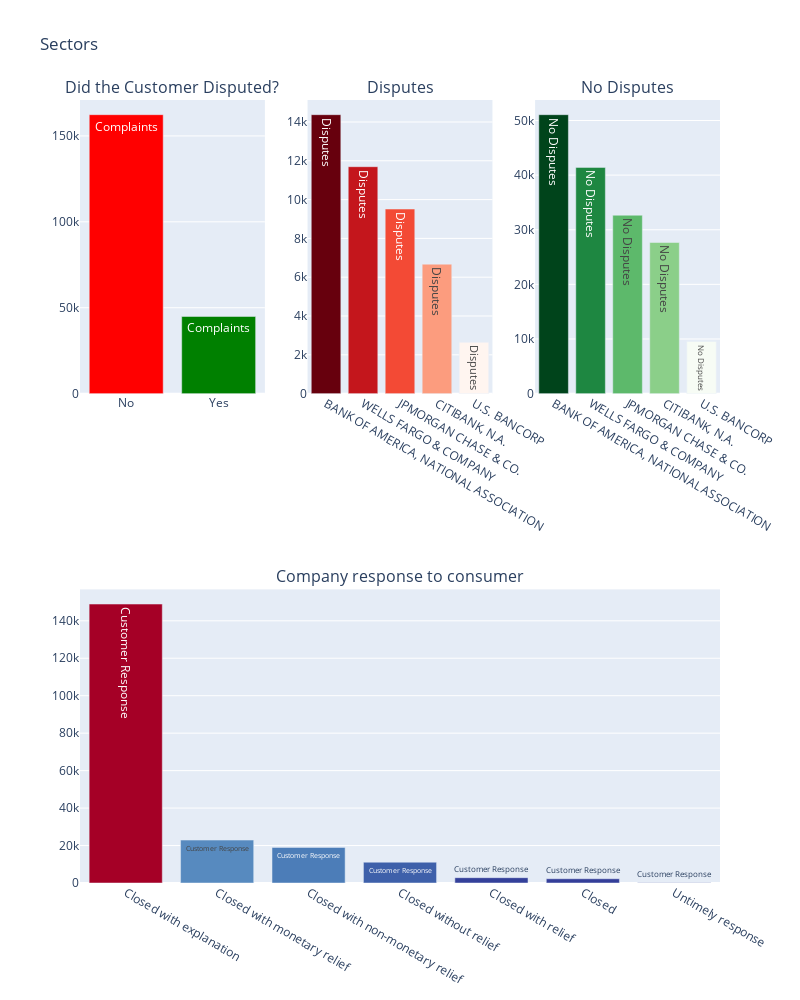

Write notebook code for a chart like this one.
### Code cell
# Top three subplots
import plotly.tools as tls
total_complaints_plotly = go.Bar(
            x=disputed.index.values,
            y=disputed.values,
    text = 'Complaints',
    showlegend=False,
    marker=dict(
        color=['Red', 'Green'])
    )
top5_disputes_plotly = go.Bar(
            x=top5_disputed.index.values,
            y=top5_disputed.values,
    text='Disputes',
    showlegend=False,
    marker=dict(
        color=top5_disputed.values,
        colorscale='Reds')
    )

top5_nodisputes_plotly = go.Bar(
            x=top5_nodispute.index.values,
            y=top5_nodispute.values,
    text='No Disputes',
    showlegend=False,
    marker=dict(
        color=top5_nodispute.values,
        colorscale='Greens')
    )
# Lower Subplot
customer_res_plotly = go.Bar(
            x=company_response.index.values,
            y=company_response.values,
    text='Customer Response',
    showlegend=False,
        marker=dict(
        color=data['Company response to consumer'].value_counts().values,
        colorscale = [[0.0, 'rgb(165,0,38)'], [0.1111111111111111, 'rgb(215,48,39)'], [0.2222222222222222, 'rgb(244,109,67)'], 
                      [0.3333333333333333, 'rgb(253,174,97)'], [0.4444444444444444, 'rgb(254,224,144)'], 
                      [0.5555555555555556, 'rgb(224,243,248)'], [0.6666666666666666, 'rgb(171,217,233)'], 
                      [0.7777777777777778, 'rgb(116,173,209)'], [0.8888888888888888, 'rgb(69,117,180)'], 
                      [1.0, 'rgb(49,54,149)']],
        reversescale = True
        )
)
fig = tls.make_subplots(rows=2, cols=3, specs=[[{}, {}, {}], [{'colspan': 3}, None, None]],
                          subplot_titles=('Did the Customer Disputed?',
                                          'Disputes',
                                         'No Disputes',
                                         'Company response to consumer'))

# First three Subplots
fig.append_trace(total_complaints_plotly, 1, 1)
fig.append_trace(top5_disputes_plotly , 1, 2)
fig.append_trace(top5_nodisputes_plotly , 1, 3)

# Lower Subplot
fig.append_trace(customer_res_plotly, 2, 1)



fig['layout'].update(showlegend=True, height=1000, width=800, title='Sectors')
iplot(fig, filename='Complaints')

### Figure 1 — Plotly figure (JSON) as saved in the notebook; plotly's stock layout.template omitted (floating-point values rounded to 4 significant figures)
{"data": [{"marker": {"color": ["Red", "Green"]}, "showlegend": false, "text": "Complaints", "type": "bar", "x": ["No", "Yes"], "xaxis": "x", "y": [162357, 44903], "yaxis": "y"}, {"marker": {"color": [14376, 11695, 9513, 6673, 2646], "colorscale": [[0, "rgb(255,245,240)"], [0.125, "rgb(254,224,210)"], [0.25, "rgb(252,187,161)"], [0.375, "rgb(252,146,114)"], [0.5, "rgb(251,106,74)"], [0.625, "rgb(239,59,44)"], [0.75, "rgb(203,24,29)"], [0.875, "rgb(165,15,21)"], [1, "rgb(103,0,13)"]]}, "showlegend": false, "text": "Disputes", "type": "bar", "x": ["BANK OF AMERICA, NATIONAL ASSOCIATION", "WELLS FARGO & COMPANY", "JPMORGAN CHASE & CO.", "CITIBANK, N.A.", "U.S. BANCORP"], "xaxis": "x2", "y": [14376, 11695, 9513, 6673, 2646], "yaxis": "y2"}, {"marker": {"color": [51064, 41416, 32657, 27668, 9552], "colorscale": [[0, "rgb(247,252,245)"], [0.125, "rgb(229,245,224)"], [0.25, "rgb(199,233,192)"], [0.375, "rgb(161,217,155)"], [0.5, "rgb(116,196,118)"], [0.625, "rgb(65,171,93)"], [0.75, "rgb(35,139,69)"], [0.875, "rgb(0,109,44)"], [1, "rgb(0,68,27)"]]}, "showlegend": false, "text": "No Disputes", "type": "bar", "x": ["BANK OF AMERICA, NATIONAL ASSOCIATION", "WELLS FARGO & COMPANY", "JPMORGAN CHASE & CO.", "CITIBANK, N.A.", "U.S. BANCORP"], "xaxis": "x3", "y": [51064, 41416, 32657, 27668, 9552], "yaxis": "y3"}, {"marker": {"color": [148930, 22918, 19005, 11119, 2839, 2274, 175], "colorscale": [[0, "rgb(165,0,38)"], [0.1111, "rgb(215,48,39)"], [0.2222, "rgb(244,109,67)"], [0.3333, "rgb(253,174,97)"], [0.4444, "rgb(254,224,144)"], [0.5556, "rgb(224,243,248)"], [0.6667, "rgb(171,217,233)"], [0.7778, "rgb(116,173,209)"], [0.8889, "rgb(69,117,180)"], [1, "rgb(49,54,149)"]], "reversescale": true}, "showlegend": false, "text": "Customer Response", "type": "bar", "x": ["Closed with explanation", "Closed with monetary relief", "Closed with non-monetary relief", "Closed without relief", "Closed with relief", "Closed", "Untimely response"], "xaxis": "x4", "y": [148930, 22918, 19005, 11119, 2839, 2274, 175], "yaxis": "y4"}], "layout": {"annotations": [{"font": {"size": 16}, "showarrow": false, "text": "Did the Customer Disputed?", "x": 0.1444, "xanchor": "center", "xref": "paper", "y": 1, "yanchor": "bottom", "yref": "paper"}, {"font": {"size": 16}, "showarrow": false, "text": "Disputes", "x": 0.5, "xanchor": "center", "xref": "paper", "y": 1, "yanchor": "bottom", "yref": "paper"}, {"font": {"size": 16}, "showarrow": false, "text": "No Disputes", "x": 0.8556, "xanchor": "center", "xref": "paper", "y": 1, "yanchor": "bottom", "yref": "paper"}, {"font": {"size": 16}, "showarrow": false, "text": "Company response to consumer", "x": 0.5, "xanchor": "center", "xref": "paper", "y": 0.375, "yanchor": "bottom", "yref": "paper"}], "height": 1000, "showlegend": true, "title": {"text": "Sectors"}, "width": 800, "xaxis": {"anchor": "y", "domain": [0, 0.2889]}, "xaxis2": {"anchor": "y2", "domain": [0.3556, 0.6444]}, "xaxis3": {"anchor": "y3", "domain": [0.7111, 1]}, "xaxis4": {"anchor": "y4", "domain": [0, 1]}, "yaxis": {"anchor": "x", "domain": [0.625, 1]}, "yaxis2": {"anchor": "x2", "domain": [0.625, 1]}, "yaxis3": {"anchor": "x3", "domain": [0.625, 1]}, "yaxis4": {"anchor": "x4", "domain": [0, 0.375]}}}
